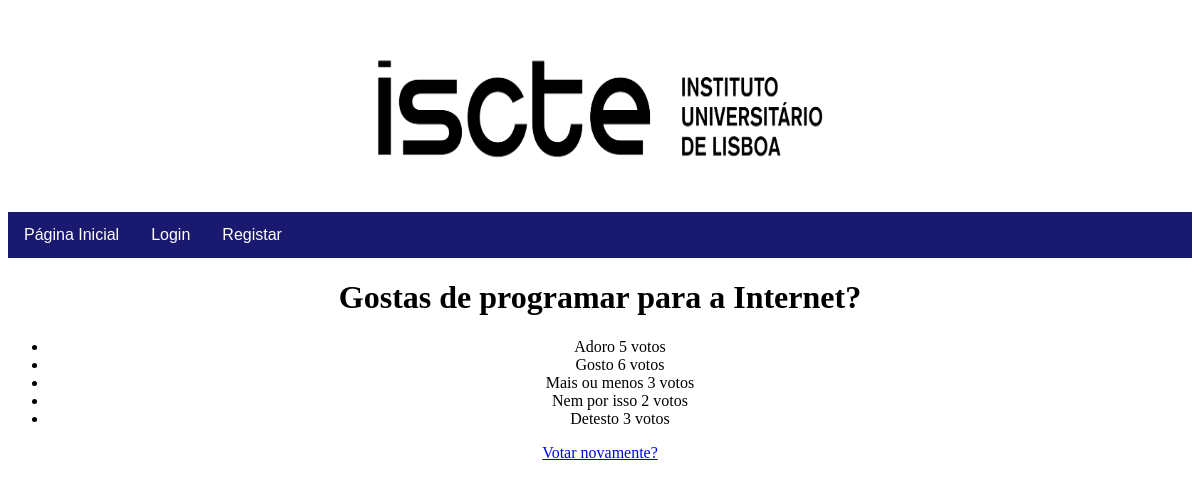
/votacao/2/resultados, run on the app's committed database.
### votacao/models.py (models this page shows, shortened)
class Questao(models.Model):
    questao_texto = models.CharField(max_length=200)
    pub_data = models.DateTimeField('data de publicacao')

class Opcao(models.Model):
    questao = models.ForeignKey(Questao, on_delete=models.CASCADE)
    opcao_texto = models.CharField(max_length=200)
    votos = models.IntegerField(default=0)

### votacao/views.py (the view)
# urls.py: path('<int:questao_id>/resultados', views.resultados, name='resultados'),
def resultados(request, questao_id):
    questao = get_object_or_404(Questao, pk=questao_id)
    return render(request, 'votacao/resultados.html', {'questao': questao})

### votacao/templates/votacao/resultados.html
{% extends "./index.html" %}
{% block conteudo %}
<h1>{{ questao.questao_texto }}</h1>
<ul>
    {% for opcao in questao.opcao_set.all %}
        <li>{{ opcao.opcao_texto }} {{ opcao.votos }} voto{{ opcao.votos|pluralize }}</li>
{% endfor %}
</ul>
    <a href="{% url 'votacao:detalhe' questao.id %}">Votar novamente?</a>
{% endblock %}

### votacao/static/votacao/style.css (style rules this page uses)
body { text-align: center; }

### data on the page
Questao: questao_texto "Gostas de programar para a Internet?"
Opcao: opcao_texto "Adoro", votos "5"
Opcao: opcao_texto "Gosto", votos "6"
Opcao: opcao_texto "Mais ou menos", votos "3"
Opcao: opcao_texto "Nem por isso", votos "2"
Opcao: opcao_texto "Detesto", votos "3"
